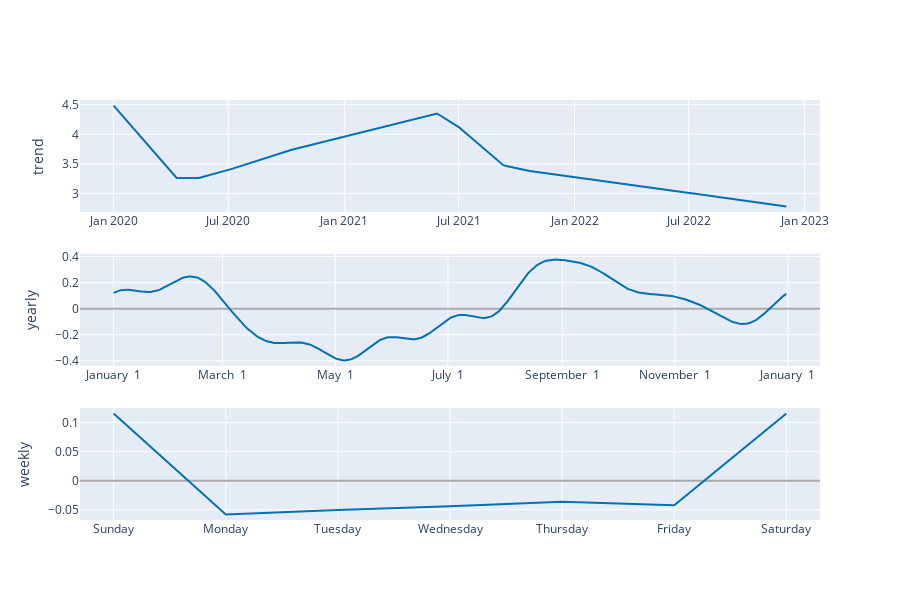

Here is the notebook cell this chart was saved with:
### Code cell
plot_components_plotly(prophet_model, forecast)

### Figure 1 — Plotly figure (JSON) as saved in the notebook; plotly's stock layout.template omitted (floating-point values rounded to 4 significant figures; data arrays with more than 128 entries replaced by an {"elided": "..."} marker saying what was removed)
{"data": [{"line": {"color": "#0072B2", "width": 2}, "mode": "lines", "name": "trend", "type": "scatter", "x": {"elided": "727 str values"}, "xaxis": "x", "y": {"elided": "727 float values"}, "yaxis": "y"}, {"line": {"color": "#0072B2", "width": 2}, "mode": "lines", "name": "yearly", "type": "scatter", "x": {"elided": "365 str values"}, "xaxis": "x2", "y": {"elided": "365 float values"}, "yaxis": "y2"}, {"line": {"color": "#0072B2", "width": 2}, "mode": "lines", "name": "weekly", "type": "scatter", "x": ["2017-01-01T00:00:00", "2017-01-02T00:00:00", "2017-01-03T00:00:00", "2017-01-04T00:00:00", "2017-01-05T00:00:00", "2017-01-06T00:00:00", "2017-01-07T00:00:00"], "xaxis": "x3", "y": [0.1154, -0.05797, -0.05037, -0.04393, -0.03617, -0.04234, 0.1154], "yaxis": "y3"}], "layout": {"height": 600, "showlegend": false, "width": 900, "xaxis": {"anchor": "y", "domain": [0, 1], "range": ["2019-11-08T15:36:00", "2023-01-25T08:24:00"], "type": "date"}, "xaxis2": {"anchor": "y2", "domain": [0, 1], "range": ["2016-12-13T18:54:02.958904115", "2018-01-18T11:04:57.863013581"], "tickformat": "%B %e", "type": "date"}, "xaxis3": {"anchor": "y3", "domain": [0, 1], "range": ["2016-12-31T16:48:00", "2017-01-07T07:12:00"], "tickformat": "%A", "type": "date"}, "yaxis": {"anchor": "x", "domain": [0.7333, 1], "rangemode": "normal", "title": {"text": "trend"}, "zerolinecolor": "#AAA"}, "yaxis2": {"anchor": "x2", "domain": [0.3667, 0.6333], "title": {"text": "yearly"}, "zerolinecolor": "#AAA"}, "yaxis3": {"anchor": "x3", "domain": [0, 0.2667], "title": {"text": "weekly"}, "zerolinecolor": "#AAA"}}}
